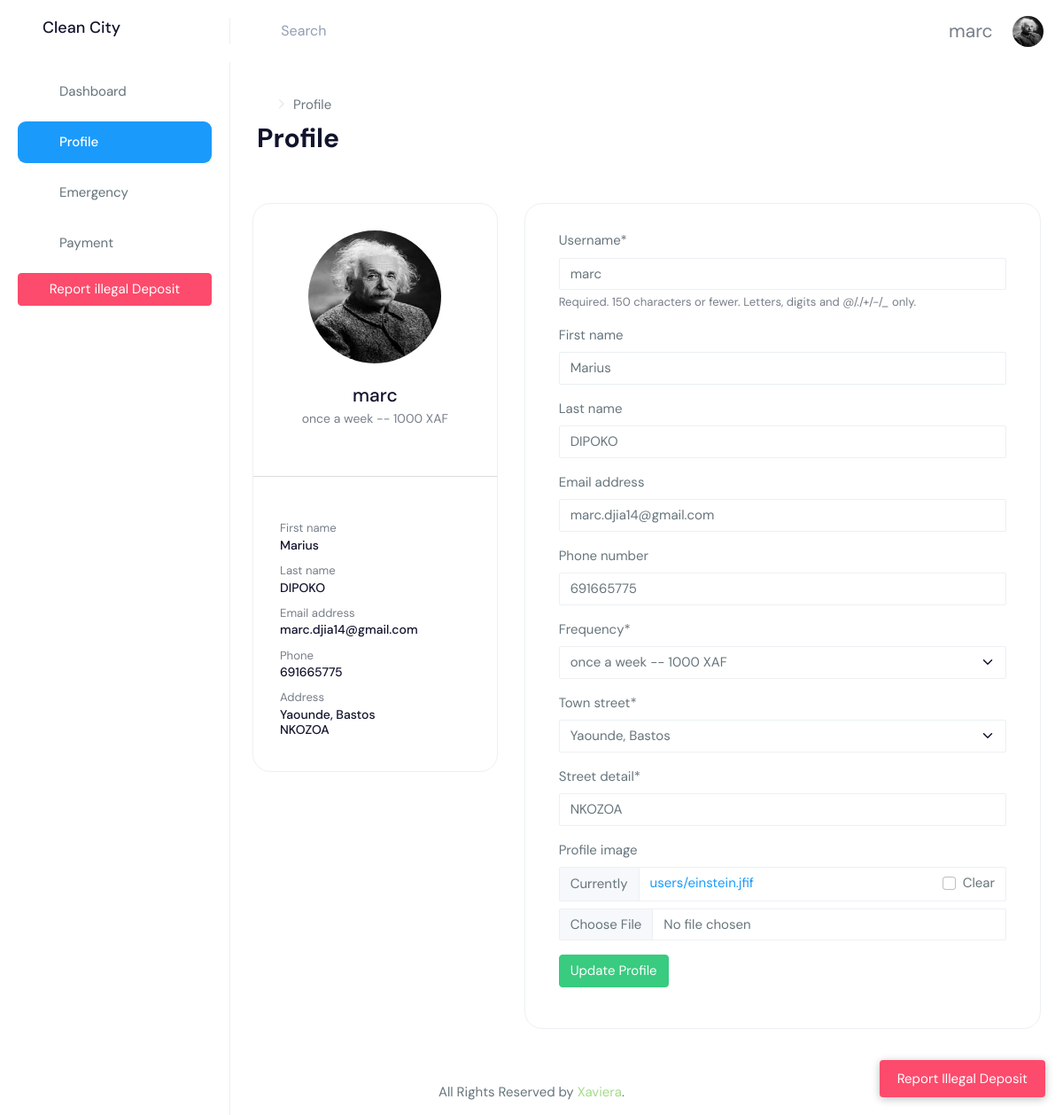
Page /profile/ (signed in) on the committed database.
### app/models.py (models this page shows, shortened)
class Profile(models.Model):
    FREQUENCY_CHOICES = [
        ('once a week -- 1000 XAF', 'once a week -- 1000 XAF'),
        ('twice a week -- 2500 XAF', 'twice a week -- 2500 XAF'),
        ('three times a week -- 5000 XAF', 'three times a week -- 5000 XAF'),
    ]
    TOWN_CHOICES = [
        ('Yaounde, Bastos', 'Yaounde, Bastos'),
        ('Yaounde, Nkolbisson', 'Yaounde, Nkolbisson'),
        ('Yaounde, Ngoa-Ekelle', 'Yaounde, Ngoa-Ekelle'),
        ('Yaounde, Mvog-Ada', 'Yaounde, Mvog-Ada'),
        ('Yaounde, Mvog-Mbi', 'Yaounde, Mvog-Mbi'),
        ('Yaounde, Etoudi', 'Yaounde, Etoudi'),
        ('Yaounde, Nsam', 'Yaounde, Nsam'),
        ('Yaounde, Essos', 'Yaounde, Essos'),
        ('Yaounde, Biyemassi', 'Yaounde, Biyemassi'),
        ('Yaounde, Mendong', 'Yaounde, Mendong'),
        ('Yaounde, Emana', 'Yaounde, Emana'),
        ('Yaounde, Ahala', 'Yaounde, Ahala'),
        ('Yaounde, Oyom-Abang', 'Yaounde, Oyom-Abang'),
        ('Yaounde, Nkolndongo', 'Yaounde, Nkolndongo'),
        ('Yaounde, Ekounou', 'Yaounde, Ekounou'),
        ('Yaounde, Obili', 'Yaounde, Obili'),
        ('Yaounde, Etoa-Meki', 'Yaounde, Etoa-Meki'),
        ('Yaounde, Melen', 'Yaounde, Melen'),
        ('Yaounde, Odza', 'Yaounde, Odza'),
        ('Yaounde, Mfandena', 'Yaounde, Mfandena'),
        ('Yaounde, Biyem-Assi', 'Yaounde, Biyem-Assi'),
        ('Yaounde, Nkol-Eton', 'Yaounde, Nkol-Eton'),
        ('Yaounde, Mvan', 'Yaounde, Mvan'),
        ('Yaounde, Tsinga', 'Yaounde, Tsinga'),
        ('Yaounde, Messa', 'Yaounde, Messa'),
        ('Yaounde, Simbock', 'Yaounde, Simbock'),
        ('Yaounde, Ngousso', 'Yaounde, Ngousso'),
        ('Yaounde, Etoug-Ebe', 'Yaounde, Etoug-Ebe'),
        ('Yaounde, Anguissa', 'Yaounde, Anguissa'),
        ('Yaounde, Awae', 'Yaounde, Awae'),
        ('Yaounde, Nfandena', 'Yaounde, Nfandena'),
        ('Yaounde, Biassi', 'Yaounde, Biassi'),
        ('Yaounde, Efoulan', 'Yaounde, Efoulan'),
        ('Yaounde, Essomba', 'Yaounde, Essomba'),
        ('Yaounde, Olezoa', 'Yaounde, Olezoa'),
        ('Yaounde, Nyom', 'Yaounde, Nyom'),
        ('Yaounde, Mimboman', 'Yaounde, Mimboman'),
        ('Yaounde, Nkolmesseng', 'Yaounde, Nkolmesseng'),
        ('Yaounde, Madagascar', 'Yaounde, Madagascar'),
        ('Yaounde, Tsinga', 'Yaounde, Tsinga'),
        ('Yaounde, Elig-Essono', 'Yaounde, Elig-Essono'),
        ('Yaounde, Simbok', 'Yaounde, Simbok'),
        ('Yaounde, Mbankolo', 'Yaounde, Mbankolo'),
        ('Yaounde, Ekoumdoum', 'Yaounde, Ekoumdoum'),
        ('Yaounde, Nkoabang', 'Yaounde, Nkoabang'),
        ('Yaounde, Nkoldongo', 'Yaounde, Nkoldongo'),
        ('Yaounde, Abattoir', 'Yaounde, Abattoir'),
        ('Yaounde, Odza', 'Yaounde, Odza'),
        ('Yaounde, Cite Verte', 'Yaounde, Cite Verte'),
        ('Yaounde, Ngousso', 'Yaounde, Ngousso'),
        ('Yaounde, Nkomo', 'Yaounde, Nkomo'),
        ('Douala, Nkomo', 'Douala, Nkomo'),
    ]
    user = models.OneToOneField(User, on_delete=models.CASCADE)
    phone_number = models.CharField(max_length=12, blank=True)
    frequency = models.CharField(max_length=255, choices=FREQUENCY_CHOICES)
    town_street = models.CharField(max_length=255, choices=TOWN_CHOICES)
    street_detail = models.CharField(max_length=255)
    profile_image = models.ImageField(default='users/default-avatar.png', upload_to='users/', null=True, blank=True)

### app/views.py (the view)
# urls.py: path('profile/', ProfileUpdateView.as_view(), name='profile'),
class ProfileUpdateView(LoginRequiredMixin, TemplateView):
    user_form = UserForm
    profile_form = ProfileForm
    template_name = 'user/profile.html'
    def post(self, request):
        Profile.objects.get_or_create(user=request.user)
        post_data = request.POST or None
        file_data = request.FILES or None
        user_form = UserForm(post_data, instance=request.user)
        profile_form = ProfileForm(post_data, file_data, instance=request.user.profile)
        if user_form.is_valid() and profile_form.is_valid():
            user_form.save()
            profile_form.save()
            messages.error(request, 'Your profile is updated successfully!')
            return HttpResponseRedirect(reverse_lazy('profile'))
        context = self.get_context_data(
                                        user_form=user_form,
                                        profile_form=profile_form
                                    )
        return self.render_to_response(context)
    def get(self, request, *args, **kwargs):
        return self.post(request, *args, **kwargs)

### app/forms.py
class UserForm(forms.ModelForm):
    class Meta:
        model = User
        fields = [
            'username',
            'first_name',
            'last_name',
            'email',
        ]

class ProfileForm(forms.ModelForm):
    class Meta:
        model = Profile
        fields = [
            'phone_number',
            'frequency',
            'town_street',
            'street_detail',
            'profile_image'
        ]
    def __init__(self, *args, **kwargs):
        super(ProfileForm, self).__init__(*args, **kwargs)
        for field_name, field in self.fields.items():
            field.widget.attrs['class'] = 'form-control'

### app/templates/user/profile.html (shortened to what this page needs)
{% extends '_partials/base.html' %}
{% load static %}
{% load i18n %}
{% load crispy_forms_tags %}
{% block content %}
        <div class="page-wrapper">
            <div class="page-breadcrumb">
                <div class="row align-items-center">
                    <div class="col-6">
                        <nav aria-label="breadcrumb">
                            <ol class="breadcrumb mb-0 d-flex align-items-center">
                            <li class="breadcrumb-item"><a href="index.html" class="link"><i class="mdi mdi-home-outline fs-4"></i></a></li>
                            <li class="breadcrumb-item active" aria-current="page">Profile</li>
                            </ol>
                        </nav>
                        <h1 class="mb-0 fw-bold">Profile</h1>
                    </div>
                </div>
            </div>
            <div class="container-fluid">
                <div class="row">
                    <div class="col-lg-4 col-xlg-3 col-md-5">
                        <div class="card">
                            <div class="card-body">
                                <center class="m-t-30"> <img src="{{user.profile.profile_image.url}}"
                                        class="rounded-circle" style="width: 150px; height: 150px;" />
                                    <h4 class="card-title mt-4 m-t-10">{{user.username}}</h4>
                                    <h6 class="card-subtitle">{{user.profile.frequency}}</h6>
                                </center>
                            </div>
                            <div>
                                <hr>
                            </div>
                            <div class="card-body">
                                <small class="text-muted">First name </small>
                                <h6>{{user.first_name}}</h6>
                                <small class="text-muted">Last name </small>
                                <h6>{{user.last_name}}</h6>
                                <small class="text-muted">Email address </small>
                                <h6>{{user.email}}</h6>
                                <small class="text-muted p-t-30 db">Phone</small>
                                <h6>{{user.profile.phone_number}}</h6>
                                <small class="text-muted p-t-30 db">Address</small>
                                <h6>{{user.profile.town_street}} <br> {{user.profile.street_detail}}</h6>
                            </div>
                        </div>
                    </div>
                    <div class="col-lg-8 col-xlg-9 col-md-7">
                        <div class="card">
                            <div class="card-body">
                                <form class="form-horizontal form-material mx-2" method="POST" enctype="multipart/form-data">
                                    {{user_form | crispy}}
                                    {{profile_form | crispy}}
                                    <div class="form-group">
                                        <div class="col-sm-12">
                                            <button class="btn btn-success text-white">Update Profile</button>
                                        </div>
                                    </div>
                                </form>
                            </div>
                        </div>
                    </div>
                </div>
            </div>
        </div>
    </div>
{% endblock content %}

### app/templates/_partials/base.html (shortened to what this page needs)
{% load static %}
<!DOCTYPE html>
<html lang="fr">
    <head>
        {% block styles %}
            <link href="{% static 'assets/libs/chartist/dist/chartist.min.css' %}" rel="stylesheet">
            <link href="{% static 'assets/libs/chartist-plugin-tooltips/dist/chartist-plugin-tooltip.css' %}" rel="stylesheet">
            <link href="{% static 'dist/css/style.min.css' %}" rel="stylesheet">
            {% endblock styles %}
	</head>
	<body>
        <div id="main-wrapper" data-layout="vertical" data-navbarbg="skin5" data-sidebartype="full"
            data-sidebar-position="absolute" data-header-position="absolute" data-boxed-layout="full">
            <header class="topbar" data-navbarbg="skin6">
                <nav class="navbar top-navbar navbar-expand-md navbar-light">
                    <div class="navbar-header" data-logobg="skin6">
                        <a class="navbar-brand" href="{% url 'dashboard' %}">
                            <span class="logo-text">
                                <h4>Clean City</h4>
                            </span>
                        </a>
                    </div>
                    <div class="navbar-collapse collapse" id="navbarSupportedContent" data-navbarbg="skin5">
                        <ul class="navbar-nav float-start me-auto">
                            <li class="nav-item search-box"> <a class="nav-link waves-effect waves-dark"
                                    href="javascript:void(0)"><i class="mdi mdi-magnify me-1"></i> <span class="font-16">Search</span></a>
                            </li>
                        </ul>
                        <ul class="navbar-nav float-end">
                            <li class="nav-item dropdown">
                                <a class="nav-link dropdown-toggle text-muted waves-effect waves-dark pro-pic" href="#" id="navbarDropdown" role="button" data-bs-toggle="dropdown" aria-expanded="false">
                                    {{user.username}} &nbsp;&nbsp;&nbsp;<img src="{{user.profile.profile_image.url}}" alt="user" class="rounded-circle" width="35" height="35">
                                </a>
                            </li>
                        </ul>
                    </div>
                </nav>
            </header>
            {% block nav %}
                {% include '_partials/navbar.html' %}
            {% endblock nav %}
            {% block content %}
            {% endblock content %}
		{% block footer %}
        <footer class="footer text-center"> All Rights Reserved by <span style="color:  #A4DC8A;">Xaviera</span>.</footer>
		{% endblock footer %}
	</body>
</html>

### app/templates/_partials/navbar.html (shortened to what this page needs)
{% load static %}
    <a href="{% url 'illegal-deposit' %}" class="floating-btn btn btn-danger">Report Illegal Deposit</a>
    <aside class="left-sidebar" data-sidebarbg="skin6">
        <div class="scroll-sidebar">
            <nav class="sidebar-nav">
                <ul id="sidebarnav">
                    <li class="sidebar-item"> <a class="sidebar-link waves-effect waves-dark sidebar-link"
                            href="{% url 'dashboard' %}" aria-expanded="false"><i class="mdi mdi-view-dashboard"></i><span
                                class="hide-menu">Dashboard</span></a></li>
                    <li class="sidebar-item"> <a class="sidebar-link waves-effect waves-dark sidebar-link"
                            href="{% url 'profile' %}" aria-expanded="false"><i
                                class="mdi mdi-account-network"></i><span class="hide-menu">Profile</span></a></li>
                    <li class="sidebar-item"> <a class="sidebar-link waves-effect waves-dark sidebar-link"
                            href="{% url 'emergency' %}" aria-expanded="false"><i class="mdi mdi-alert-box"></i><span
                                class="hide-menu">Emergency</span></a></li>
                    <li class="sidebar-item"> <a class="sidebar-link waves-effect waves-dark sidebar-link"
                            href="{% url 'submit_payment' %}" aria-expanded="false"><i class="mdi mdi-cash-100"></i><span
                                class="hide-menu">Payment</span></a></li>
                    <li class="text-center p-40 upgrade-btn">
                        <a href="{% url 'illegal-deposit' %}" class="btn d-block w-100 btn-danger text-white" >Report illegal Deposit</a>
                    </li>
                </ul>
            </nav>
        </div>
    </aside>

### app/templates/_partials/navbar.html (style rules this page uses)
.floating-btn { position: fixed; bottom: 20px; right: 20px; color: white; text-align: center; padding: 10px; padding-left: 20px; padding-right: 20px; font-size: 15px; box-shadow: 0 2px 10px rgba(0, 0, 0, 0.25); border: none; text-decoration: none; z-index: 1000; }

### rows in the picture
Profile: phone_number "691665775", frequency "once a week -- 1000 XAF", town_street "Yaounde, Bastos", street_detail "NKOZOA"

### other values in the picture
{{ user.username }} "marc"
{{ user.profile.frequency }} "once a week -- 1000 XAF"
{{ user.first_name }} "Marius"
{{ user.last_name }} "DIPOKO"
{{ user.email }} "marc.djia14@gmail.com"
{{ user.profile.phone_number }} "691665775"
{{ user.profile.town_street }} "Yaounde, Bastos"
{{ user.profile.street_detail }} "NKOZOA"
